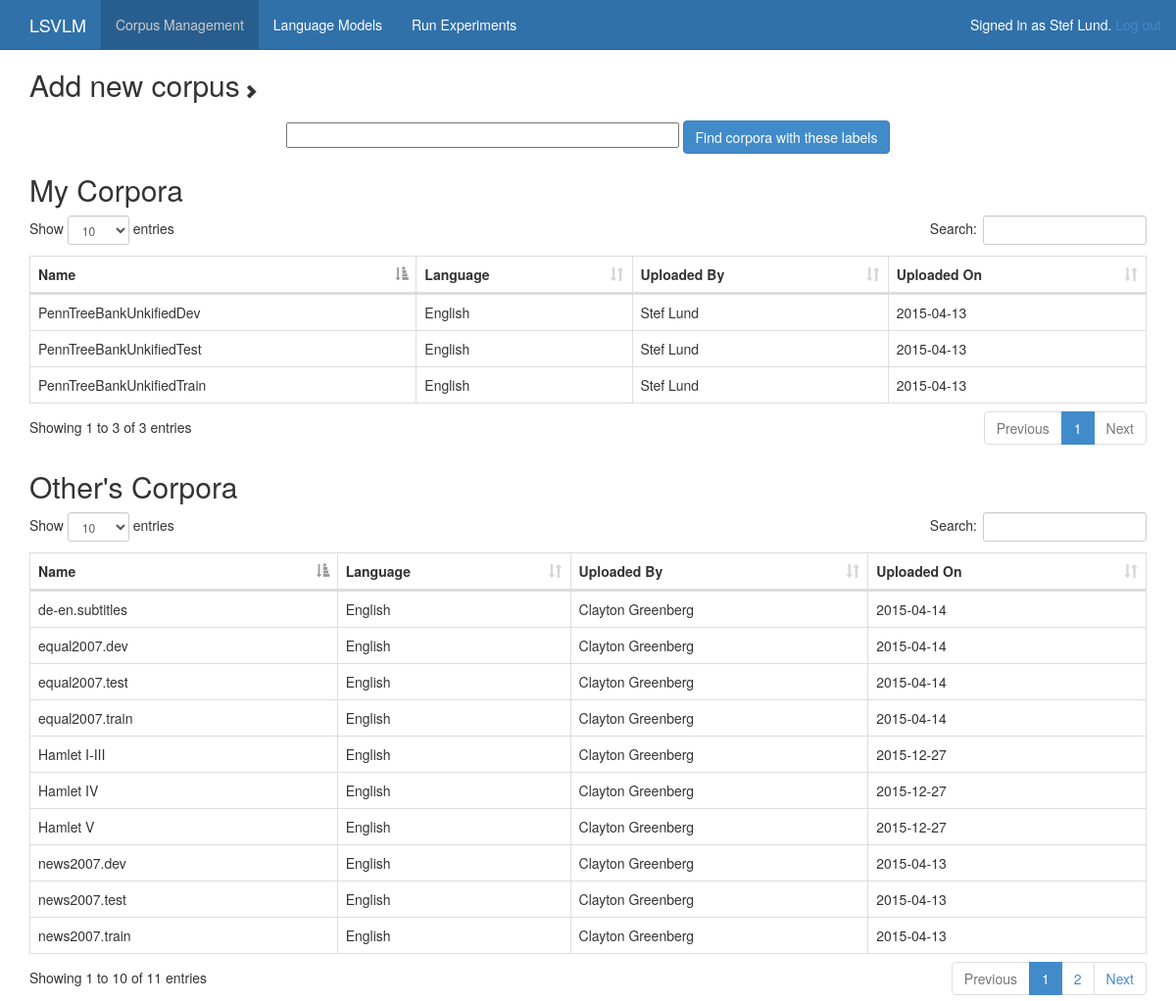
The page /corpora/ (signed in) on the database its author committed.
### corpora/models.py (models this page shows, shortened)
class Corpus(models.Model):
    class Meta:
        verbose_name_plural = "corpora"
    user = models.ForeignKey(User)
    date_added = models.DateTimeField('date published')
    name = models.CharField(max_length=100, unique=True)
    description = models.CharField(max_length=500)
    process_steps = models.CharField(max_length=500)
    location = models.CharField(max_length=300)
    file_name = models.CharField(max_length=200)
    metadata_url = models.CharField(max_length=300)
    size = models.CharField(max_length=300, default = '0') #new field for size of corpora
    count = models.CharField(max_length=300, default = '0') #new field for count of corpora
    label = models.CharField(max_length=100, default = '0') # new field for tag search
    lang = models.ForeignKey(Lang)
    @property
    def date_added_str(self):
        return self.date_added.strftime("%Y-%m-%d")

class Lang(models.Model):
    name = models.CharField(max_length=20, unique=True)

### corpora/views.py (the view)
@login_required
def index(request):
    corpora = Corpus.objects.all()
    langs = Lang.objects.all()
    context = {'my_corpora' : Corpus.objects.filter(user=request.user),
               'other_corpora' : Corpus.objects.exclude(user=request.user),
               'langs' : langs}
    if request.method == 'GET':
	if 'q' in request.GET :
            query = request.GET['q']
            context['my_corpora'] = context['my_corpora'].filter(label__contains=query)
            context['other_corpora'] = context['other_corpora'].filter(label__contains=query)
    if request.method == "POST":
        form = CorpusForm(request.POST, request.FILES)
        if form.is_valid():
            path_type = form.cleaned_data["path_type"]
            if (path_type == "file_upload"):
                name = form.cleaned_data["name"]
                file = form.cleaned_data["upload_path"]
                path = files.write_tmp_file(file, name)
            else:
                location = form.cleaned_data["location"].strip("/")
                file_name = form.cleaned_data["file_name"].strip("/")
                path = os.path.join(location, file_name)
            sample = files.corpus_sample(path, 15)
            size = files.file_size(path)
            wc = files.wc(path)
            context = {'form' : form, 'sample' : sample, 'size' : size, 'wc' : wc}
            return render(request, 'corpora/confirm_upload.html', context)
        else:
            context["form"] = form
    else:
        context["form"] = CorpusForm()
    return render(request, 'corpora/index.html', context)

### corpora/templatetags/corpora_tags.py (called while the page is built)
@register.filter(name='addcss')
def addcss(field, css):
   return field.as_widget(attrs={"class":css})

### corpora/templates/corpora/index.html (shortened to what this page needs)
{% extends "corpora_base.html" %}
{% load staticfiles %}
{% block content %}
<div>
    <a class="expand" data-toggle="collapse" href="#addCorpusForm" aria-expanded="false" aria-controls="addCorpusForm">
      <h2>Add new corpus</h2>
        <span id="expand-arrow" class="glyphicon {% if errors %}glyphicon-chevron-down{% else %}glyphicon-chevron-right{% endif %}" aria-hidden="true"></span>
    </a>
</div>
<p>
<form action="{% url 'corpora:index' %}" method="get">
    <div align = center>
    <input type="text" id="id_q" name="q" value="{{ query|default_if_none:"" }}" name="q" size="50" />
    <input type="submit" value="Find corpora with these labels" class="btn btn-primary"/>
    </div>
</form>
</p>
{% if my_corpora %}
<h2>My Corpora</h2>
{% include "corpora/_corpora_table.html" with corpora=my_corpora %}
{% endif %}
{% if other_corpora %}
<h2>Other's Corpora</h2>
{% include "corpora/_corpora_table.html" with corpora=other_corpora %}
{% endif %}
{% endblock %}
{% block css %}
<link href="{% static 'css/dataTables.bootstrap.css' %}" rel="stylesheet" type="text/css" />
{% endblock %}

### templates/base.html (shortened to what this page needs)
{% load staticfiles %}
<!DOCTYPE html>
<html lang="en">
  <head>
    <link href="{% static 'css/bootstrap.css' %}" rel="stylesheet" type="text/css" />
    <link href="{% static 'css/base.css' %}" rel="stylesheet" type="text/css" />
    {% block css %}{% endblock %}
  </head>
  <body>
    <nav class="navbar navbar-fixed-top navbar-blue">
      <div class="container">
        <div class="navbar-header">
          <a class="navbar-brand" href="{% url 'index' %}">LSVLM</a>
        </div>
        {% block navbar %}
        <div id="navbar" class="collapse navbar-collapse">
          <ul class="nav navbar-nav">
            <li {% block corpusnav %}{% endblock %}><a href="{% url 'corpora:index' %}">Corpus Management</a></li>
            <li {% block lmnav %}{% endblock %}><a href="{% url 'lm:index' %}">Language Models</a></li>
            <li {% block experimentsnav %}{% endblock %}><a href="{% url 'experiments:index' %}">Run Experiments</a></li>
          </ul>
          <p class="navbar-text navbar-right">Signed in as {{ user.first_name }} {{ user.last_name }}.
              <a href="{% url 'logout' %}">Log out</a></p>
        </div>
        {% endblock %}
      </div>
    </nav>
    <div class="container">
        {% block content %}
        {% endblock %}
    </div>
  </body>
</html>

### corpora/templates/corpora/_corpora_table.html
<table id="corpus_table" class="table table-hover table-bordered searchable-table">
    <thead>
        <tr>
            <th>Name</th>
            <th>Language</th>
            <th>Uploaded By</th>
            <th>Uploaded On</th>
        </tr>
    </thead>
    <tbody>
        {% for corpus in corpora %}
        <tr class="corpus" href="{% url 'corpora:corpus' corpus.id %}">
            <td>{{ corpus.name }}</td>
            <td>{{ corpus.lang.name }}</td>
            <td>{{ corpus.user.first_name }} {{ corpus.user.last_name }}</td>
            <td>{{ corpus.date_added_str }}</td>
        </tr>
        {% endfor %}
    </tbody>
</table>

### static/css/base.css (style rules this page uses)
body { padding-top: 50px; }
.navbar-blue { background-color: #3071a9; border-color: #285e8e; color: #fff; }
.navbar-blue .navbar-brand { color: #ffffff; }
.navbar-blue .navbar-nav > li > a { color: #ffffff; }
.navbar-blue .navbar-nav > .active > a, .navbar-blue .navbar-nav > .active > a:hover, .navbar-blue .navbar-nav > .active > a:focus { color: #ccc; background-color: #285e8e; }
a.expand:link, a.expand:visited, a.expand:hover, a.expand:active { color:#333; text-decoration:none; }
.expand h2 { display:inline-block; }

### rows shown on the page
Corpus: name "PennTreeBankUnkifiedTrain", lang.name "English", user.first_name "Stef", user.last_name "Lund", date_added_str "2015-04-13"
Corpus: name "PennTreeBankUnkifiedTest", lang.name "English", user.first_name "Stef", user.last_name "Lund", date_added_str "2015-04-13"
Corpus: name "PennTreeBankUnkifiedDev", lang.name "English", user.first_name "Stef", user.last_name "Lund", date_added_str "2015-04-13"
Corpus: name "news2007.dev", lang.name "English", user.first_name "Clayton", user.last_name "Greenberg", date_added_str "2015-04-13"
Corpus: name "news2007.test", lang.name "English", user.first_name "Clayton", user.last_name "Greenberg", date_added_str "2015-04-13"
Corpus: name "news2007.train", lang.name "English", user.first_name "Clayton", user.last_name "Greenberg", date_added_str "2015-04-13"
Corpus: name "de-en.subtitles", lang.name "English", user.first_name "Clayton", user.last_name "Greenberg", date_added_str "2015-04-14"
Corpus: name "equal2007.train", lang.name "English", user.first_name "Clayton", user.last_name "Greenberg", date_added_str "2015-04-14"
Corpus: name "equal2007.dev", lang.name "English", user.first_name "Clayton", user.last_name "Greenberg", date_added_str "2015-04-14"
Corpus: name "equal2007.test", lang.name "English", user.first_name "Clayton", user.last_name "Greenberg", date_added_str "2015-04-14"
Corpus: name "Hamlet IV", lang.name "English", user.first_name "Clayton", user.last_name "Greenberg", date_added_str "2015-12-27"
Corpus: name "Hamlet V", lang.name "English", user.first_name "Clayton", user.last_name "Greenberg", date_added_str "2015-12-27"
Corpus: name "Hamlet I-III", lang.name "English", user.first_name "Clayton", user.last_name "Greenberg", date_added_str "2015-12-27"

### other values the page prints
{{ user.first_name }} "Stef"
{{ user.last_name }} "Lund"
